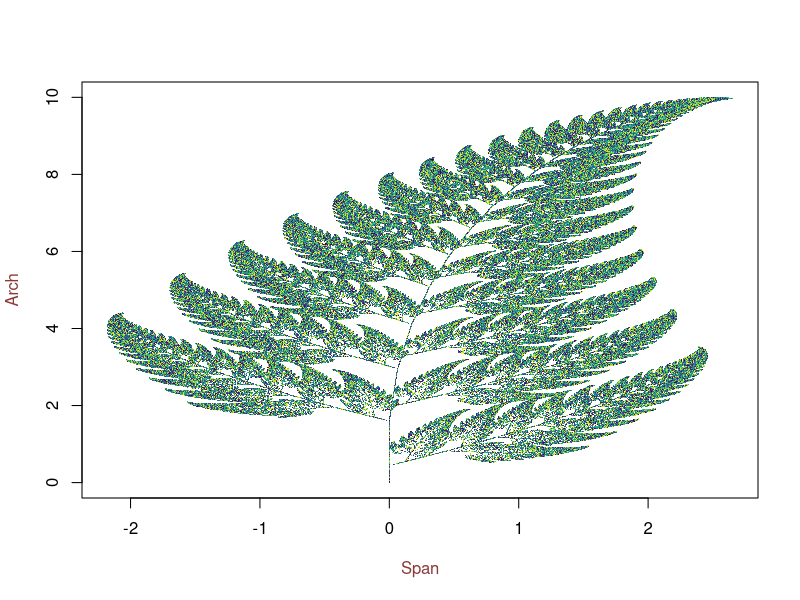

Generate this figure with R:
library(viridis) #just for colouring purpose

max_itr<-1000000 #number of iterations

x <- rep(0, times=max_itr) #make vector of 0s
y <- x #copy the vector

for (n in 2:(max_itr)) { #run the iteration frm
  
  rand_num=runif(1, 0, 100) #generate a random number between 0-100
  # starting at x = 0, y = 0
  #f1: xn+1 = 0 (chosen 1% of the time)
  #    yn+1 = 0.16 yn
  #f2: xn+1 = ???0.15 xn + 0.28 yn (chosen 7% of the time)
  #    yn+1 = 0.26 xn + 0.24 yn + 0.44
  #f3: xn+1 = 0.2 xn ??? 0.26 yn (chosen 14% of the time)
  #    yn+1 = 0.23 xn + 0.22 yn + 1.6
  #f4: xn+1 = 0.85 xn + 0.04 yn (chosen 85% of the time)
  #    yn+1 = ???0.04 xn + 0.85 yn + 1.6
  
  # I have subtracted 1 at every iteration from n so I dont have to add
  # 1 to f(x), basically moved subtracted from the both sides
  
  if (rand_num < 1) { 
    x[n]<- 0
    y[n]<- 0.16*y[n-1]
  }
  else if (rand_num < 7){
    x[n]<- -0.15*x[n-1]+0.28*y[n-1]
    y[n]<- 0.26*x[n-1]+0.24*y[n-1]+0.44
  }
  else if (rand_num < 14){
    x[n]<- 0.2*x[n-1]-0.26*y[n-1]
    y[n]<- 0.23*x[n-1]+0.22*y[n-1]+1.6
  }
  else {
    x[n]<- 0.85*x[n-1]+0.04*y[n-1]
    y[n]<- -0.04*x[n-1]+0.85*y[n-1]+1.6
  }
  
}

color <- viridis::viridis(40) #color palette

#Saving the plot
png(filename="fern.png", bg= "floralwhite",height = 1920, width = 1080, units = "px", res= 150) 
plot(x,y, pch='.', xlab= "", ylab = "", col= color)
title(xlab = "Span", ylab = "Arch", col.lab ="indianred4")

dev.off()
